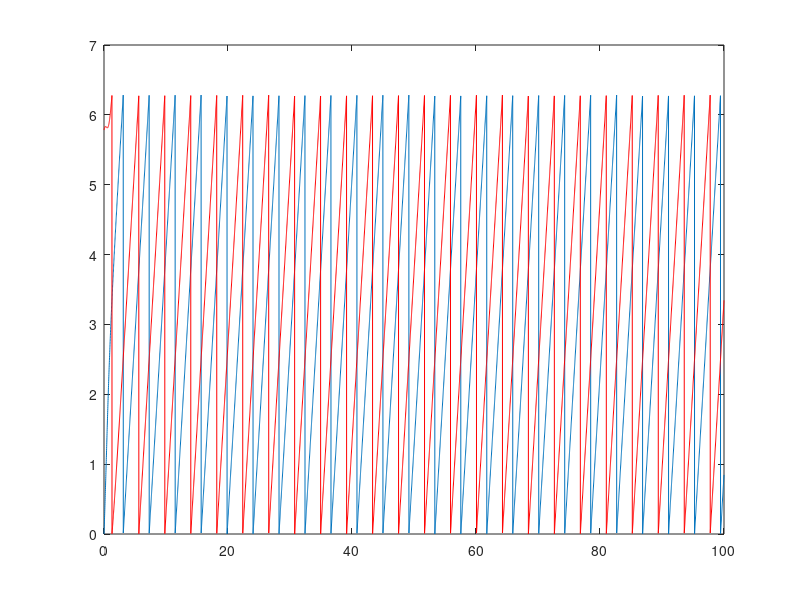

Source code (MATLAB):
clear all
clc

tetha10=0;
tetha20=-0.5;
h=0.01;
tmax=100;%ms
tend=round(tmax/h);
tetha1=zeros(1,tend);
tetha2=zeros(1,tend);
tetha1(1)=tetha10;
tetha2(1)=tetha20;
w1=2.1;
w2=0.9;

for t=1:tend
    tetha1(t+1)=h*(w1+sin(tetha1(t)-tetha2(t)))+tetha1(t);
    tetha1=mod(tetha1,2*pi);
    tetha2(t+1)=h*(w2+sin(tetha2(t)-tetha1(t)))+tetha2(t);
    tetha2=mod(tetha2,2*pi);
end


clear t
t=0:h:tmax;
plot(t,tetha1)
hold on
plot(t,tetha2,'r')
